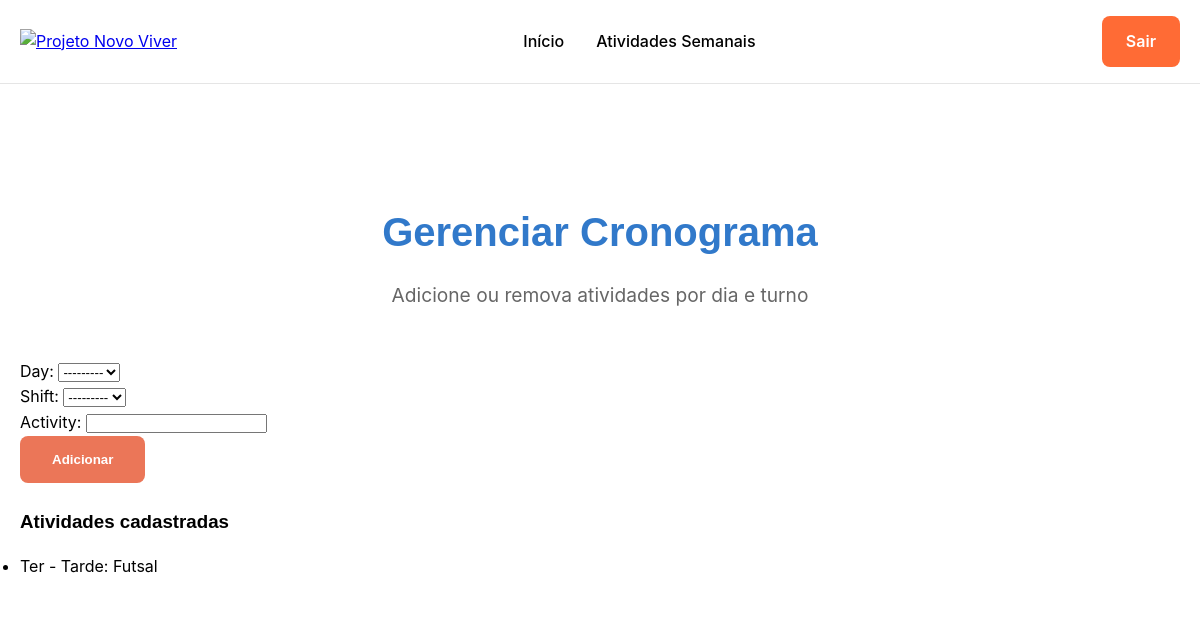
/cronograma/manage/ (signed in), run on an earlier commit of the app's database.
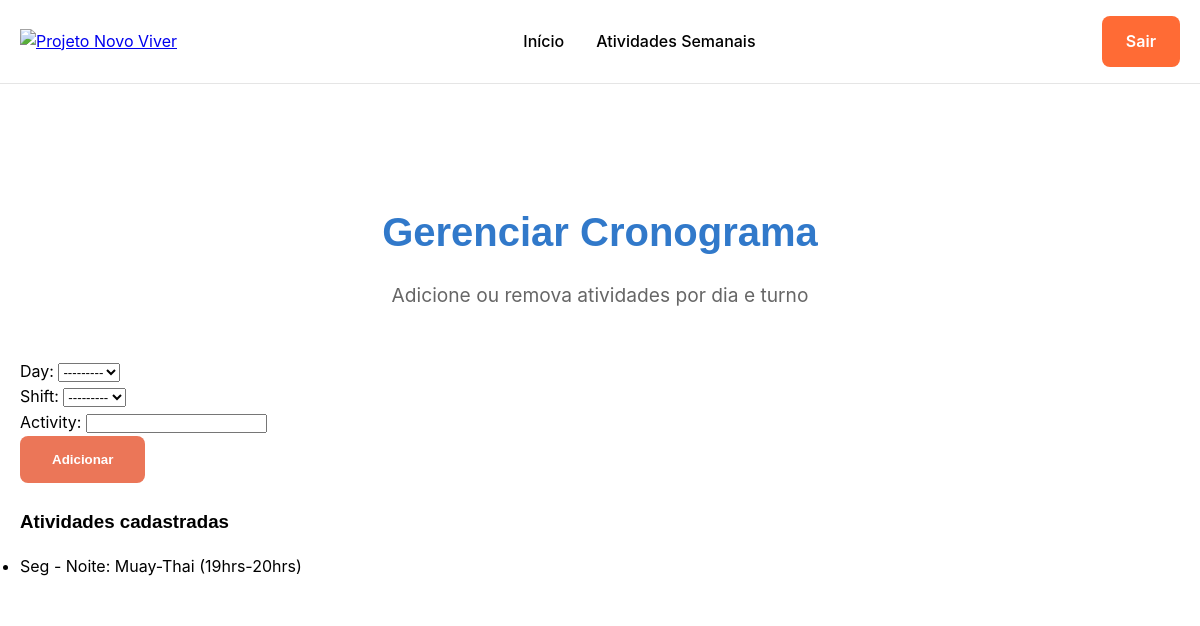
And on a later commit of the database.
### schedule/models.py (models this page shows, shortened)
class ScheduleEntry(models.Model):
    DAY_CHOICES = [
        ("seg", "Seg"),
        ("ter", "Ter"),
        ("qua", "Qua"),
        ("qui", "Qui"),
        ("sex", "Sex"),
    ]
    SHIFT_CHOICES = [
        ("manha", "Manhã"),
        ("tarde", "Tarde"),
        ("noite", "Noite"),
    ]
    day = models.CharField(max_length=3, choices=DAY_CHOICES)
    shift = models.CharField(max_length=6, choices=SHIFT_CHOICES)
    activity = models.CharField(max_length=200)
    created_at = models.DateTimeField(auto_now_add=True)
    class Meta:
        ordering = ["day", "shift", "activity"]
        verbose_name = "Atividade do Cronograma"
        verbose_name_plural = "Atividades do Cronograma"

### schedule/views.py (the view)
# urls.py: path("manage/", views.manage, name="manage"),
@staff_member_required
def manage(request):
    if request.method == "POST":
        form = ScheduleEntryForm(request.POST)
        if form.is_valid():
            form.save()
            messages.success(request, "Atividade adicionada ao cronograma.")
            return redirect("schedule:manage")
    else:
        form = ScheduleEntryForm()
    entries = ScheduleEntry.objects.order_by("day", "shift", "activity")
    return render(request, "schedule/manage.html", {"form": form, "entries": entries})

### schedule/forms.py
class ScheduleEntryForm(forms.ModelForm):
    class Meta:
        model = ScheduleEntry
        fields = ["day", "shift", "activity"]

### templates/schedule/manage.html (shortened to what this page needs)
{% load static %}
<!DOCTYPE html>
<html lang="pt-br">
<head>
  <link rel="stylesheet" href="{% static 'style1.css' %}">
</head>
<body>
  <header class="header">
    <div class="container">
      <div class="header-content">
        <a href="{% url 'core:home' %}" class="logo">
            <img src="{% static 'images/LOGO.jpeg' %}" alt="Projeto Novo Viver">
        </a>
        <nav class="navbar">
          <a href="{% url 'core:home' %}#inicio">Início</a>
          <a href="{% url 'core:home' %}#atividades-semanais">Atividades Semanais</a>
        </nav>
        <div class="header-actions">
          <a href="{% url 'logout' %}" class="btn-doe">Sair</a>
        </div>
      </div>
    </div>
  </header>
  <section class="doacoes" style="margin-top: 120px;">
    <div class="container">
      <div class="section-header">
        <h2 class="section-title">Gerenciar Cronograma</h2>
        <p class="section-subtitle">Adicione ou remova atividades por dia e turno</p>
      </div>
      <form method="post" class="form">
        <div class="form-row">{{ form.day.label_tag }} {{ form.day }}</div>
        <div class="form-row">{{ form.shift.label_tag }} {{ form.shift }}</div>
        <div class="form-row">{{ form.activity.label_tag }} {{ form.activity }}</div>
        <button type="submit" class="btn btn-primary">Adicionar</button>
      </form>
      <div style="margin-top: 24px;">
        <h3>Atividades cadastradas</h3>
        <ul>
          {% for e in entries %}
            <li>{{ e.get_day_display }} - {{ e.get_shift_display }}: {{ e.activity }}
              <a class="btn btn-secondary" href="{% url 'schedule:delete' e.pk %}">Excluir</a>
            </li>
          {% empty %}
            <li>Nenhuma atividade cadastrada.</li>
          {% endfor %}
        </ul>
      </div>
    </div>
  </section>
</body>
</html>

### static/style1.css (style rules this page uses)
:root { --primary-color: #eb7658; --secondary-color: rgb(49, 121, 202); --accent-color: #ff6b35; --text-dark: #000000; --text-light: #666666; --background-light: #f8f9fa; --white: #ffffff; --border-radius: 8px; --box-shadow: 0 5px 15px rgba(0,0,0,0.1); --transition: all 0.3s ease; }
* { margin: 0; padding: 0; box-sizing: border-box; }
html { scroll-behavior: smooth; }
body { font-family: 'Inter', sans-serif; line-height: 1.6; color: var(--text-dark); overflow-x: hidden; }
h1, h2, h3, h4 { font-family: "Poppins", sans-serif; }
.container { max-width: 1200px; margin: 0 auto; padding: 0 20px; }
.header { position: fixed; top: 0; left: 0; right: 0; background: rgba(255, 255, 255, 0.95); backdrop-filter: blur(10px); z-index: 1000; border-bottom: 1px solid rgba(0,0,0,0.1); }
.header-content { display: flex; align-items: center; justify-content: space-between; padding: 1rem 0; }
.logo img { height: 50px; }
.navbar { display: flex; gap: 2rem; }
.navbar a { text-decoration: none; color: var(--text-dark); font-weight: 500; transition: var(--transition); position: relative; }
.navbar a::after { content: ''; position: absolute; bottom: -5px; left: 0; width: 0; height: 2px; background: var(--primary-color); transition: var(--transition); }
.header-actions { display: flex; align-items: center; gap: 1rem; }
.btn-doe { background: var(--accent-color); color: white; padding: 0.8rem 1.5rem; border-radius: var(--border-radius); text-decoration: none; font-weight: 600; transition: var(--transition); display: inline-block; }
.btn { padding: 1rem 2rem; border-radius: var(--border-radius); text-decoration: none; font-weight: 600; transition: var(--transition); display: inline-block; border: none; cursor: pointer; }
.btn-primary { background: var(--primary-color); color: white; }
.btn-secondary { background: transparent; color: white; border: 2px solid white; }
section { padding: 5rem 0; }
.section-header { text-align: center; margin-bottom: 3rem; }
.section-title { font-size: 2.5rem; color: var(--secondary-color); margin-bottom: 1rem; }
.section-subtitle { font-size: 1.2rem; color: var(--text-light); }

What changed in the data, as far as the page shows it:
removed ScheduleEntry: day "Ter", shift "Tarde", activity "Futsal"
added ScheduleEntry: day "Seg", shift "Noite", activity "Muay-Thai (19hrs-20hrs)"
